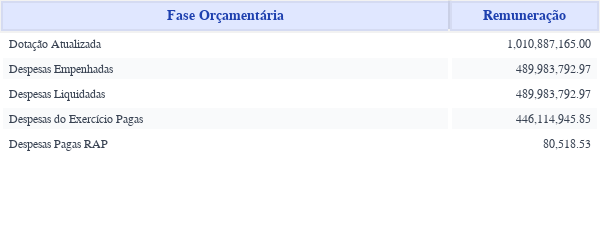

Notebook cell for this chart:
### Code cell
# ----------------------------
# Dados extraídos da sua tabela
# ----------------------------
data = {
    "Fase Orçamentária": [
        "Dotação Atualizada",
        "Despesas Empenhadas",
        "Despesas Liquidadas",
        "Despesas do Exercício Pagas",
        "Despesas Pagas RAP"
    ],
    "Remuneração": [
        dotacao_att_fol_pag,
        desp_empenhadas_fol_pag,
        desp_liquidadas_fol_pag,
        desp_pagas_fol_pag,
        desp_rap_fol_pag
    ],
}

budget_summary_payroll_siope = pd.DataFrame(data)
budget_summary_payroll_siope

table_budget_summary_payroll_siope = table_chart(
    data=budget_summary_payroll_siope,
    cell_format=[None,',.2f',',.2f',',.2f'],
    cell_align=['left','right','right','right'],
    cell_fill_color=['white','#F9FAFB']*3+['white']*3,
    columnwidth=[3,1,1,1],
    cellheight=25,
    width=600,
    height=160
)
table_budget_summary_payroll_siope.show()
# table_budget_summary_payroll_siope.write_image('../2025/Dados_processados/imgs/contabil/tabelas/orçamento_geral_folha_siope.png', width=600, height=160)

### Figure 1 — Plotly figure (JSON) as saved in the notebook; plotly's stock layout.template omitted (floating-point values rounded to 4 significant figures)
{"data": [{"cells": {"align": ["left", "right", "right", "right"], "fill": {"color": [["white", "#F9FAFB", "white", "#F9FAFB", "white", "#F9FAFB", "white", "white", "white"]]}, "font": {"color": "#374151", "family": "Segoe UI, Arial", "size": 12}, "format": [null, ",.2f", ",.2f", ",.2f"], "height": 25, "line": {"color": "white", "width": 4}, "values": [["Dotação Atualizada", "Despesas Empenhadas", "Despesas Liquidadas", "Despesas do Exercício Pagas", "Despesas Pagas RAP"], [1010887165, 490000000.0, 490000000.0, 446100000.0, 80520.0]]}, "columnwidth": [3, 1, 1, 1], "header": {"align": "center", "fill": {"color": "rgba(224, 231, 255, 1)"}, "font": {"color": "rgba(30, 64, 175, 1)", "family": "Segoe UI, Arial", "size": 14}, "height": 25, "line": {"color": "rgba(0,0,0,0.05)", "width": 4}, "values": ["<b>Fase Orçamentária</b>", "<b>Remuneração</b>"]}, "type": "table"}], "layout": {"height": 160, "margin": {"b": 1, "l": 1, "r": 1, "t": 1}, "paper_bgcolor": "white", "plot_bgcolor": "white", "width": 600}}
